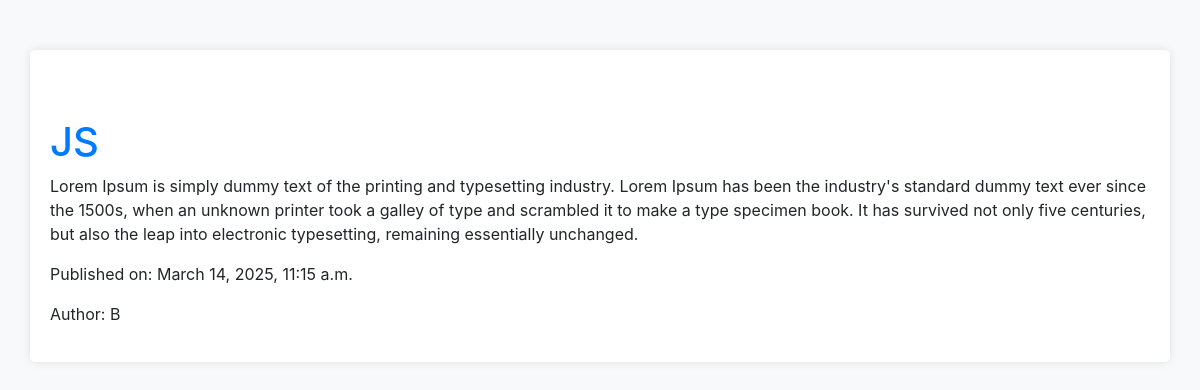
Page /posts/3 on the committed database.
### blog/models.py (models this page shows, shortened)
class Post(models.Model):
    title = models.CharField(max_length=200)
    content = models.TextField()
    pub_date = models.DateTimeField(auto_now_add=True)
    author = models.ForeignKey(Author, on_delete=models.CASCADE)

class Author(models.Model):
    name = models.CharField(max_length=100)
    bio = models.TextField()

### blog/views.py (the view)
# urls.py: path('posts/<int:pk>', PostDetailView.as_view(), name='post-detail'),
class PostDetailView(DetailView):
    model = Post
    template_name = 'post_detail.html'

### blog/templates/post_detail.html (shortened to what this page needs)
{% extends 'base.html' %}
{% load static %}
{% block content %}
<h1 class="mt-5">{{ object.title }}</h1>
<p>{{ object.content }}</p>
<p>Published on: {{ object.pub_date }}</p>
<p>Author: {{ object.author.name }}</p>
{% endblock %}

### blog/static/css/style.css (style rules this page uses)
body { background-color: #f8f9fa; }
h1, h2 { color: #007bff; }

### rows in the picture
Post: title "JS", content "Lorem Ipsum is simply dummy text of the printing and typesetting industry. Lorem Ipsum has been the industry's standard dummy text ever since the 1500s, when an unknown printer took a galley of type and scrambled it to make a type specimen book. It has survived not only five centuries, but also the leap into electronic typesetting, remaining essentially unchanged.", pub_date "March 14, 2025, 11:15 a.m.", author.name "B"
